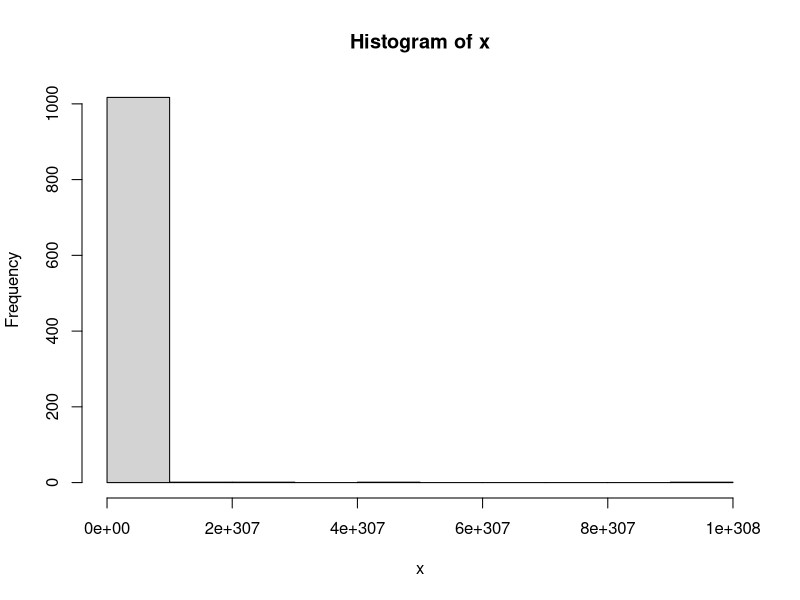
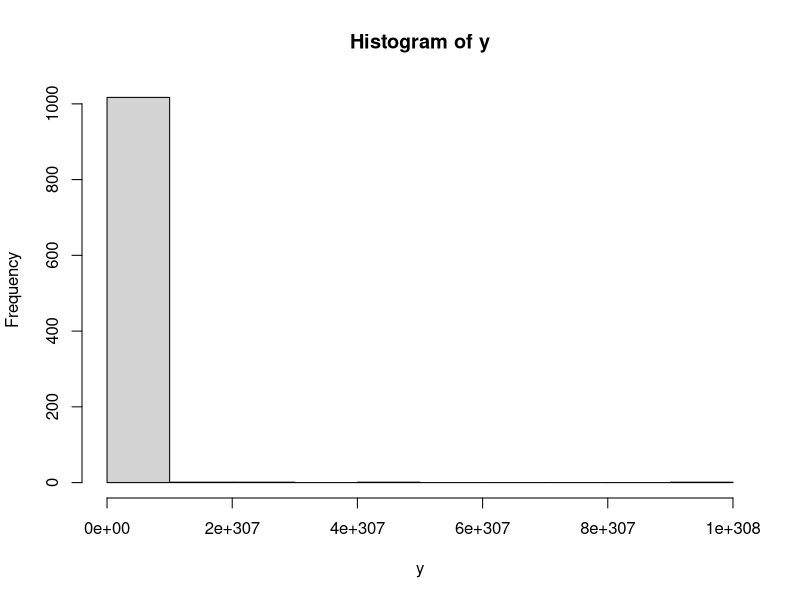

Reproduce these figures in R, in order.
#Introduction to Mathematical Statistics sixth edition

alpha <- 10

x <- y <- rep(NA, 6000)

T <- 3000

x[1] <- 0
y[1] <- 0.01

for(i in 2:6000) {
  y[i] <- rgamma(n = 1, shape=alpha + x[i-1], rate=0.5)
  #x[i] <- rpois(n = 1, lambda=y[i])
  lambda=y[i]
  #print(lambda)
  x[i] <- round(rnorm(1,mean=lambda,sd=sqrt(lambda)))
}

#x <- x[-(1:T)]   # odbacivanje pocetka
#y <- y[-(1:T)] # odbacivanje pocetka

mean(x)
mean(y)

hist(x)
hist(y)